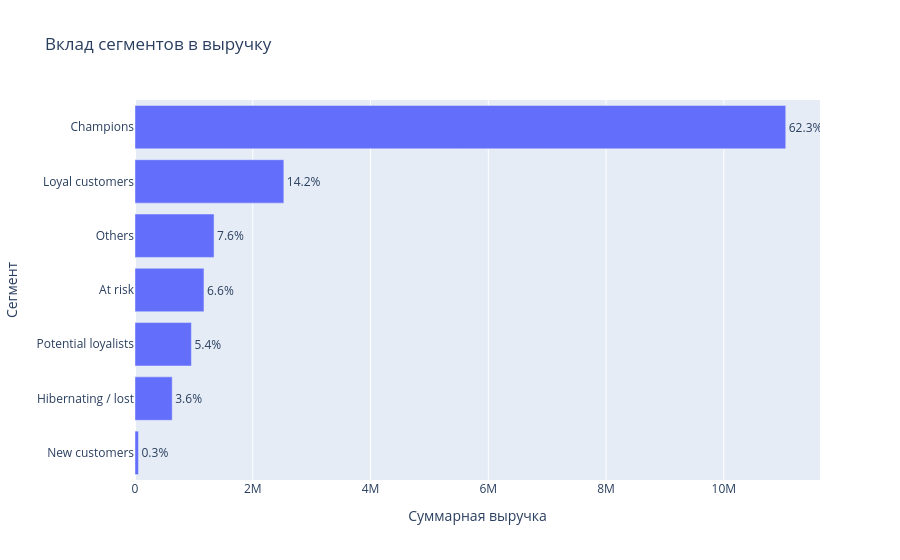

Notebook source saved alongside this figure:
### Code cell
fig = px.bar(
    segment_summary.sort_values("total_monetary", ascending=True),
    x="total_monetary", y="Segment", orientation="h",
    text="share_revenue",
    labels={"total_monetary": "Суммарная выручка", "Segment": "Сегмент"},
    title="Вклад сегментов в выручку"
)
fig.update_traces(texttemplate="%{text}%", textposition="outside")
fig.show()

### Figure 1 — Plotly figure (JSON) as saved in the notebook; plotly's stock layout.template omitted (floating-point values rounded to 4 significant figures)
{"data": [{"hovertemplate": "Суммарная выручка=%{x}<br>Сегмент=%{y}<br>share_revenue=%{text}<extra></extra>", "legendgroup": "", "marker": {"color": "#636efa", "pattern": {"shape": ""}}, "name": "", "orientation": "h", "showlegend": false, "text": [0.3, 3.6, 5.4, 6.6, 7.6, 14.2, 62.3], "textposition": "outside", "texttemplate": "%{text}%", "type": "bar", "x": [59500.0, 631900.0, 958000.0, 1171000.0, 1343000.0, 2528000.0, 11050000.0], "xaxis": "x", "y": ["New customers", "Hibernating / lost", "Potential loyalists", "At risk", "Others", "Loyal customers", "Champions"], "yaxis": "y"}], "layout": {"barmode": "relative", "legend": {"tracegroupgap": 0}, "title": {"text": "Вклад сегментов в выручку"}, "xaxis": {"anchor": "y", "domain": [0, 1], "title": {"text": "Суммарная выручка"}}, "yaxis": {"anchor": "x", "domain": [0, 1], "title": {"text": "Сегмент"}}}}
